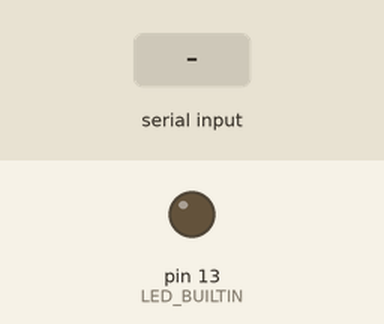
Bench run of a sketch on a simulated Arduino Uno, built with avr-gcc and run on an emulated ATmega328P. Shown: output pins drawn as LEDs (lit = HIGH). Inputs (shaded band) come from the test bench.

Above: at 1.2 s.
1.3 s: "1" received over Serial
At 2.1 s:
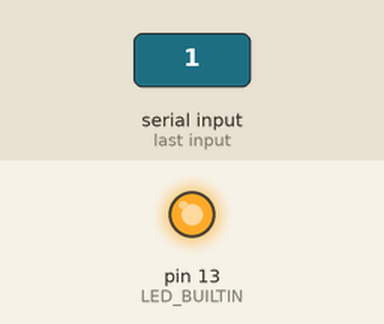
2.8 s: "0" received over Serial
At 3.2 s:
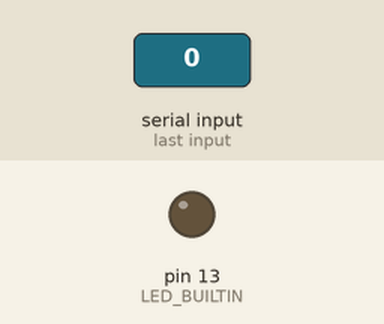
Timing chart, 0 to 5.8 s (numbered marks = the images above; inputs shaded):
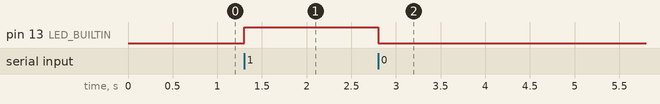

The sketch:

ejemplo_led.ino
```cpp
void setup() {

  Serial.begin(9600);

  pinMode(LED_BUILTIN, OUTPUT);

}

void loop()
{

  if (Serial.available())
  {
    char a = Serial.read();

    if (a == '1') {
      digitalWrite(LED_BUILTIN, HIGH);
    }else
    {
      digitalWrite(LED_BUILTIN, LOW);
    }
  }

}
```

Measured:
- after the input at 1.3 s, pin 13 (LED_BUILTIN): LOW → HIGH at once
- after the input at 2.8 s, pin 13 (LED_BUILTIN): HIGH → LOW at once
